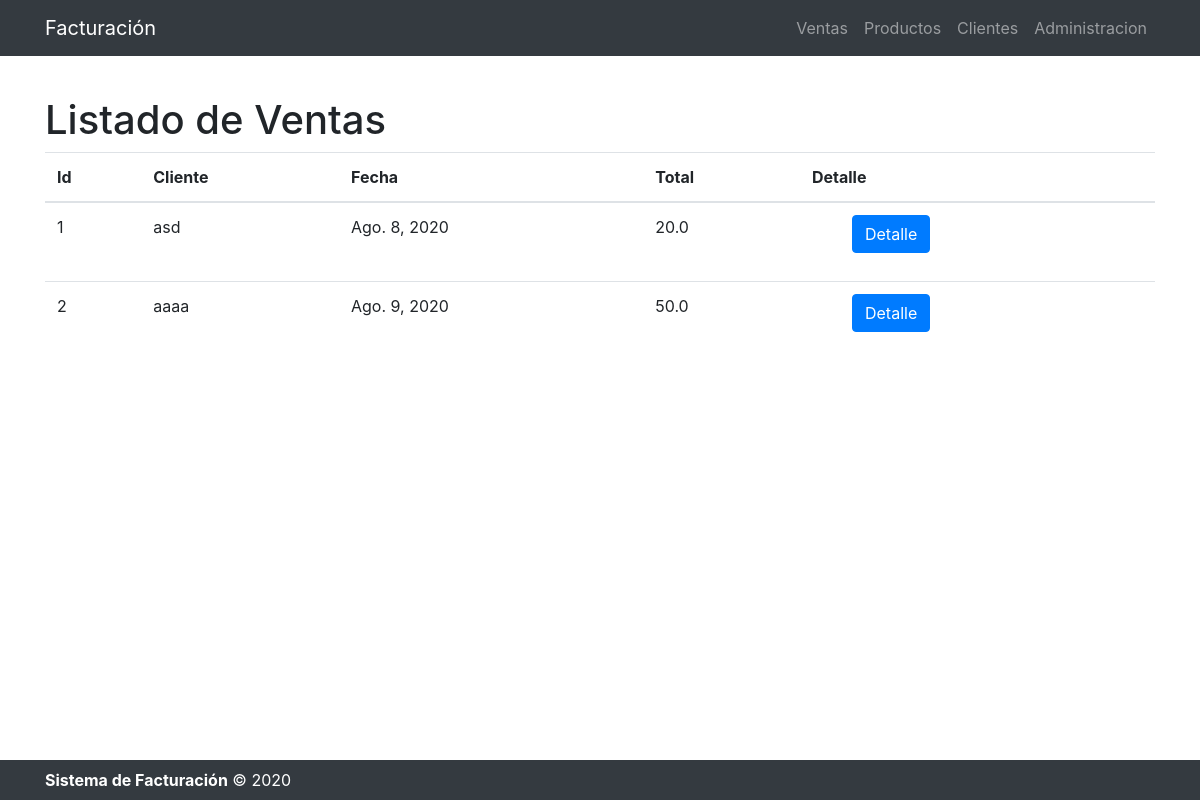
The page / on the database its author committed.
### app/models.py (models this page shows, shortened)
class Factura(models.Model):
    cliente = models.ForeignKey(Cliente, on_delete = models.CASCADE)
    fecha = models.DateField()
    total = models.FloatField(default=0)

class Cliente(models.Model):
    ruc = models.CharField(max_length=13)
    nombre = models.CharField(max_length=300)
    direccion = models.TextField(blank=True, null=True)
    producto = models.ManyToManyField(Producto)
    class Meta:
        verbose_name = 'Cliente'
        verbose_name_plural = 'Clientes'
    def __str__(self):
        return self.nombre

### app/views.py (the view)
# urls.py: path('', listarVenta, name='index'),
def listarVenta(request):
    facturas = Factura.objects.all()
    opciones = {'Ventas': 'Ventas',
                'Producto': 'Productos',
                'Cliente': 'Clientes',
                'Administracion': 'Administracion',
                'facturas': facturas}
    return render(request, 'listar_ventas.html', opciones)

### app/templates/listar_ventas.html (shortened to what this page needs)
<!DOCTYPE html>
<html lang="es">
<head>
    {% load static %}
    <link href="{% static 'bootstrap/css/bootstrap.min.css' %}" rel="stylesheet">
    <link rel="stylesheet" href="https://stackpath.bootstrapcdn.com/bootstrap/4.5.2/css/bootstrap.min.css">
    <link href="{% static 'bootstrap/css/bootstrap.min.css' %}" rel="stylesheet">
</head>
<body>
<nav class="navbar navbar-expand-lg navbar-dark bg-dark fixed-top">
    <div class="container">
        <a class="navbar-brand" href="#">Facturación</a>
        <div class="collapse navbar-collapse" id="navbarResponsive">
            <ul class="navbar-nav ml-auto">
                <li class="nav-item">
                    <a class="nav-link" href="/">{{ Ventas}}</a>
                </li>
                <li class="nav-item">
                    <a class="nav-link" href="/listarproducto">{{Producto}}</a>
                </li>
                <li class="nav-item">
                    <a class="nav-link" href="/listarcliente">{{Cliente}}</a>
                </li>
                <li class="nav-item">
                    <a class="nav-link" href="/admin">{{Administracion}}</a>
                </li>
            </ul>
        </div>
    </div>
</nav>
<br><br><br><br>
<div class="container">
    <h1>Listado de {{Ventas}}</h1>
        <table class="table table-hover ">
            <thead>
                <tr>
                    <th>Id</th>
                    <th>Cliente</th>
                    <th>Fecha</th>
                    <th>Total</th>
                    <th>Detalle</th>
                </tr>
            </thead>
           <body>
                {% for factura in facturas %}
                <tr>
                    <td>{{ factura.id }}</td>
                    <td>{{ factura.cliente }}</td>
                    <td>{{ factura.fecha }}</td>
                    <td>{{ factura.total }}</td>
                    <td>
                        <ul>
                            <l1><a class="btn btn-primary" href="{% url 'detalleFactura' factura.id %}">Detalle</a></l1>
                        </ul>
                    </td>
                </tr>
                {% endfor %}
            </body>
        </table>
</div>
<br><br><br><br>
<footer class="py-2 bg-dark" style="bottom: 0; position:fixed; width:100%;">
    <div class="container">
        <p class="m-0 text-left text-white"><b>Sistema de Facturación</b> &copy; 2020</p>
    </div>
</footer>
</body>
</html>

### rows shown on the page
Factura: id "1", cliente "asd", fecha "Ago. 8, 2020", total "20.0"
Factura: id "2", cliente "aaaa", fecha "Ago. 9, 2020", total "50.0"

### other values the page prints
{{ Ventas }} "Ventas"
{{ Producto }} "Productos"
{{ Cliente }} "Clientes"
{{ Administracion }} "Administracion"
